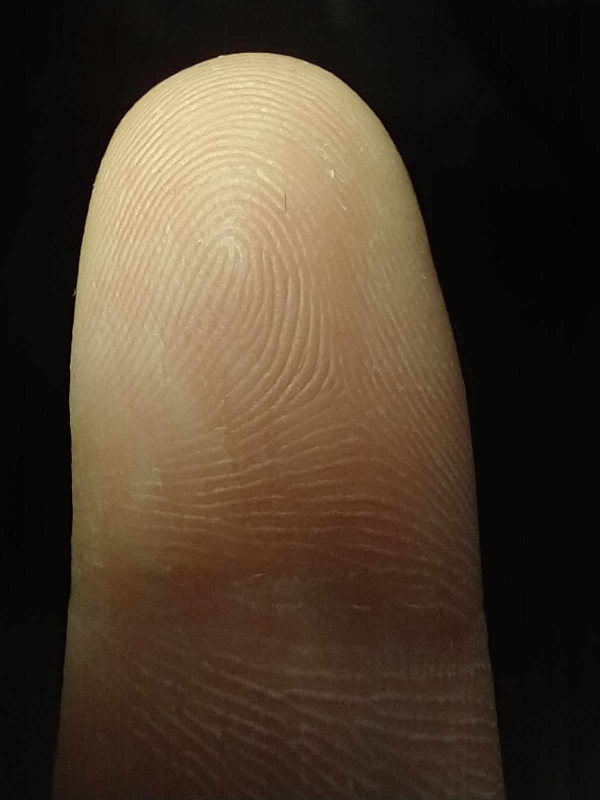
#> input picture Finger print test/finger.jpg, 1200 x 1600 px (shown at 1/2 size)
$ python finger_enhancer.py   (older library calls are emulated)
#> lines starting #> are read from the running program, lines starting #| are printed output that depends on the picture; after the words box and inside, x2 and y2 are one past the last pixel; in counts of white or black regions, pixels touching at a corner belong together
import cv2
import numpy as np

def create_gaborfilter():
    # This function is designed to produce a set of GaborFilters
    # an even distribution of theta values equally distributed amongst pi rad / 180 degree

    filters = []
    num_filters = 16
    ksize = 20  # The local area to evaluate
    sigma = 2.0  # Larger Values produce more edges
    lambd = 20.0
    gamma = 0
    psi = 0  # Offset value - lower generates cleaner results
    for theta in np.arange(0, np.pi, np.pi / num_filters):  # Theta is the orientation for edge detection
        kern = cv2.getGaborKernel((ksize, ksize), sigma, theta, lambd, gamma, psi, ktype=cv2.CV_64F)
        kern /= 1.0 * kern.sum()  # Brightness normalization
        filters.append(kern)
    return filters

def apply_filter(img, filters):
# This general function is designed to apply filters to our image

    # First create a numpy array the same size as our input image
    newimage = np.zeros_like(img)

    # Starting with a blank image, we loop through the images and apply our Gabor Filter
    # On each iteration, we take the highest value (super impose), until we have the max value across all filters
    # The final image is returned
    depth = -1 # remain depth same as original image

    for kern in filters:  # Loop through the kernels in our GaborFilter
        image_filter = cv2.filter2D(img, depth, kern)  #Apply filter to image

        # Using Numpy.maximum to compare our filter and cumulative image, taking the higher value (max)
        np.maximum(newimage, image_filter, newimage)
    return newimage

def extract_fingerprint(image_path):
    gfilters = create_gaborfilter()

    # 0. Load the image
    image = cv2.imread(image_path)
#> image is the input picture: shape (1600, 1200, 3); mean B, G, R 44.2, 59.5, 73.8

    # 1. Change contrast and brightness to 0.8 and 25
    contrast = 0.8
    brightness = 25
    adjusted = cv2.convertScaleAbs(image, alpha=contrast, beta=brightness)

    # 2. Convert from RGB to Gray
    gray = cv2.cvtColor(adjusted, cv2.COLOR_BGR2GRAY)

    # 3. Apply histogram equalization
    equalized = cv2.equalizeHist(gray)

    # 4. Normalize image
    normalized = cv2.normalize(equalized, None, alpha=0, beta=250, norm_type=cv2.NORM_MINMAX)

    # 5. Adaptive thresholding (gaussian c)
    adaptThresharg1 = 67
    adaptThresharg2 = 2
    thresh = cv2.adaptiveThreshold(normalized, 255, cv2.ADAPTIVE_THRESH_GAUSSIAN_C, cv2.THRESH_BINARY, adaptThresharg1, adaptThresharg2)
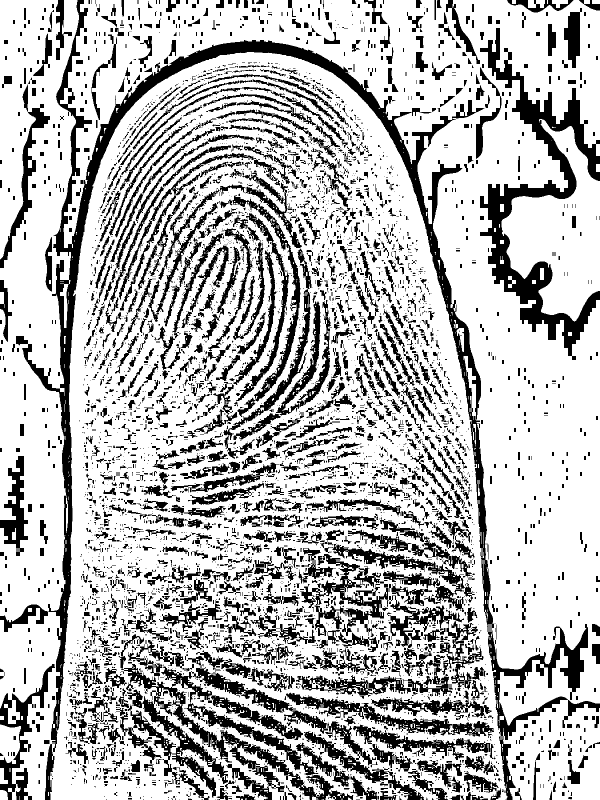
#> thresh: shape (1600, 1200) (shown at 1/2 size); 72.7% white; 5251 black regions (3530 under 20 px), largest, box (x1, y1, x2, y2) and area: (0, 0, 1200, 1600) 80255, (960, 56, 1200, 720) 34380, (242, 1328, 707, 1600) 19346

    # 6. Smoothing
    blurrArg = 5
    blurred = cv2.GaussianBlur(thresh, (5, 5), blurrArg)

    # 7. Change contrast and brightness to 1.7 and -40
    contrast2 = 1.7
    brightness2 = -40
    adjusted2 = cv2.convertScaleAbs(blurred, alpha=contrast2, beta=brightness2)

    # 8. Smoothing
    blurr2Arg = 5
    blurred2 = cv2.GaussianBlur(thresh, (5, 5), blurr2Arg)

    # Apply gabor filter
    gabor = apply_filter(blurred2, gfilters)

    # Equalize
    equalized2 = cv2.equalizeHist(gabor)
    equalized3 = cv2.equalizeHist(gabor)

    # Adaptive thresholding (gaussian c)
    adaptThresh2arg1 = 67
    adaptThresh2arg2 = 2
    thresh2 = cv2.adaptiveThreshold(equalized3, 255, cv2.ADAPTIVE_THRESH_GAUSSIAN_C, cv2.THRESH_BINARY, adaptThresh2arg1, adaptThresh2arg2)
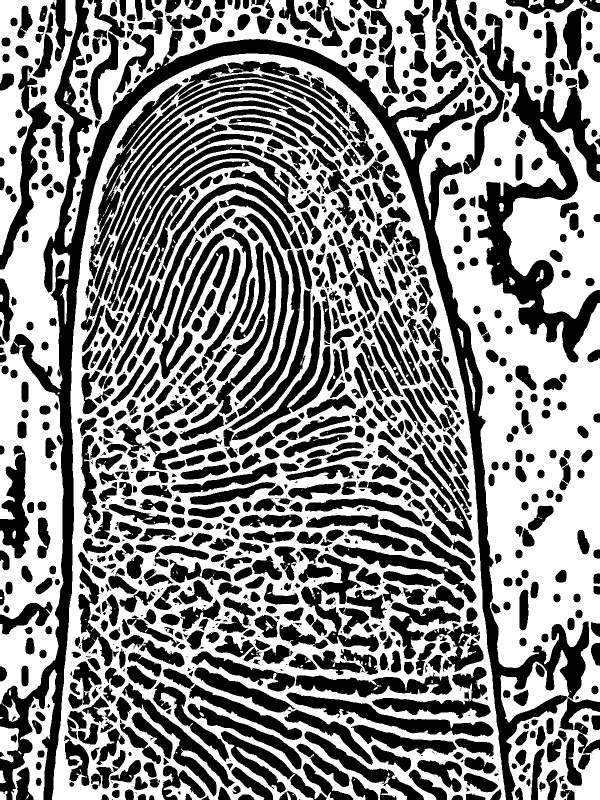
#> thresh2: shape (1600, 1200) (shown at 1/2 size); 53% white; 1340 black regions (364 under 20 px)

    # try extract finger based on contour, works but if the contour is not continous it breaks and shows the original

    # Apply a binary threshold to create a black and white image
    _, binary_image = cv2.threshold(thresh2, 128, 255, cv2.THRESH_BINARY)

    # Create a closing kernel
    closing_kernel_size = 1 # keep at low values
    closing_kernel = np.ones((closing_kernel_size, closing_kernel_size), np.uint8)
#> closing_kernel = [1]

    # Perform morphological closing to bridge small gaps in the contour
    closed_image = cv2.morphologyEx(closing_kernel, cv2.MORPH_CLOSE, closing_kernel)
#> closed_image = [1]

    # Find contours in the binary image
    contours, _ = cv2.findContours(binary_image, cv2.RETR_EXTERNAL, cv2.CHAIN_APPROX_SIMPLE)
#> contours = 48 contours, 23 with area under 20; largest, box (x1, y1, x2, y2) and area: (104, 107, 1012, 1600) 1073588, (129, 0, 1200, 1600) 394356, (0, 0, 154, 1409) 135856, (1005, 238, 1200, 638) 37843, (22, 1339, 114, 1600) 8322

    # Find the contour with the largest area
    largest_contour = max(contours, key=cv2.contourArea)
#> largest_contour = contour of 2751 points, box (x1, y1, x2, y2) (104, 107, 1012, 1600), area 1073588

    # Create an empty mask
    mask = np.zeros_like(thresh2)
#> mask: shape (1600, 1200); every value is 0

    # Draw the largest contour on the mask
    cv2.drawContours(mask, [largest_contour], -1, (255), thickness=cv2.FILLED)
#> mask: shape (1600, 1200); 56.1% white; 23 black regions (2 under 20 px), largest, box (x1, y1, x2, y2) and area: (0, 0, 1200, 1600) 817976, (442, 1462, 654, 1600) 6763, (609, 1463, 848, 1600) 5672

    # Extract the object using the mask
    result = cv2.bitwise_and(thresh2, mask)
#> result: shape (1600, 1200); 27.6% white; 248 white regions (221 under 20 px), largest, box (x1, y1, x2, y2) and area: (104, 107, 1012, 1600) 527521, (211, 330, 237, 377) 154, (531, 1241, 546, 1262) 130

    # Assign final variables
    inputImage = gray
    tracedImage = thresh2
    resultImage = blurred2

    # Resize images while maintaining aspect ratio
    height1, width1 = inputImage.shape
#> height1 = 1600; width1 = 1200
    height2, width2 = tracedImage.shape
#> height2 = 1600; width2 = 1200
    height3, width3 = resultImage.shape
#> height3 = 1600; width3 = 1200

    # Calculate new height for both images
    new_width = 400
    new_height = int(new_width * max(height1/width1, height2/width2))
#> new_height = 533

    inputImage = cv2.resize(inputImage, (new_width, new_height))
    tracedImage = cv2.resize(tracedImage, (new_width, new_height))
    resultImage = cv2.resize(resultImage, (new_width, new_height))

    # Group into horizontal layout
    horizontal = np.concatenate((inputImage, tracedImage, resultImage), axis=1)

    # Display the result
    cv2.imshow(image_path, horizontal)


# [8 lines of commented-out code are left out]
extract_fingerprint('finger.jpg')
#extract_fingerprint('finger_cropped.jpg')
extract_fingerprint('finger_piotr.jpg')
#> call 2 of extract_fingerprint, with image_path = 'finger_piotr.jpg'
#> the loop in create_gaborfilter (call 2), `for theta in np.arange(0, np.pi, np.pi / num_filters):` made 16 passes
#> theta on passes 2 to 13: 0.196, 0.393, 0.589, 0.785, 0.982, 1.18, 1.37, 1.57, 1.77, 1.96, 2.16, 2.36
#> after the loop in create_gaborfilter (call 2), `for theta in np.arange(0, np.pi, np.pi / num_filters):`:
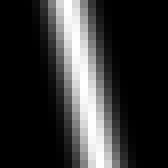
#> kern: shape (21, 21) float64 (shown 8 times larger); min -4.27e-05, max 0.0113, mean 0.00227; drawn with min black and max white
#> after the loop in create_gaborfilter (call 2), `for theta in np.arange(0, np.pi, np.pi / num_filters):`: filters = 16 items
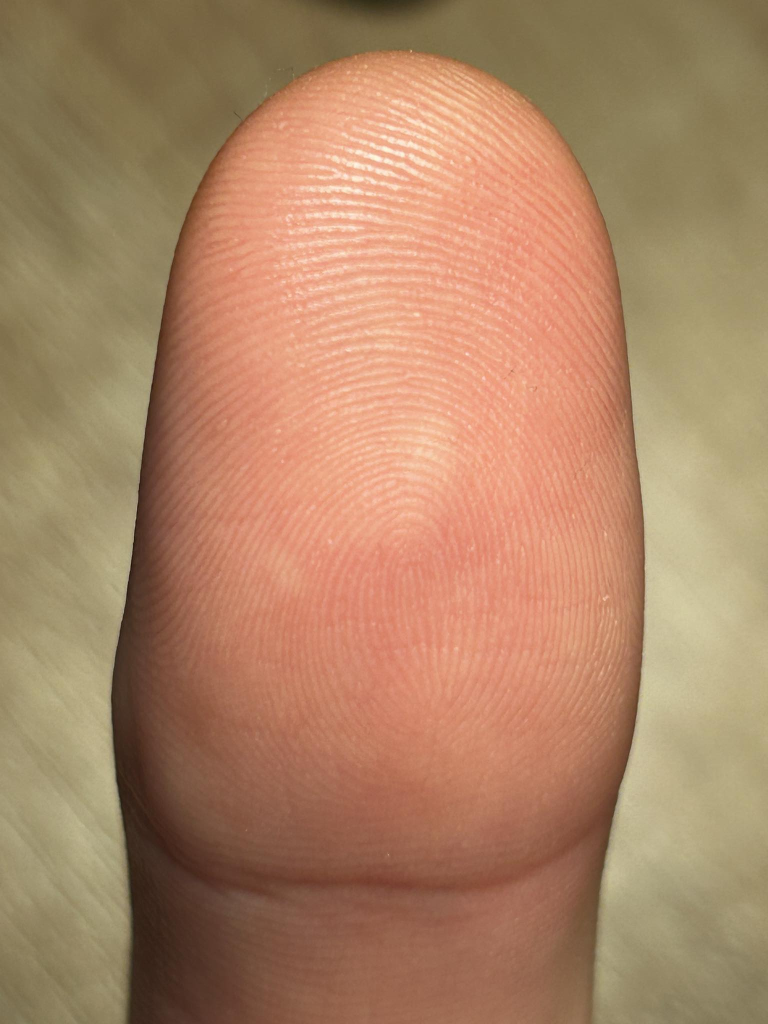
#> input picture Finger print test/finger_piotr.jpg, 1536 x 2048 px (shown at 1/2 size)
#> in extract_fingerprint, image is the input picture: shape (2048, 1536, 3); mean B, G, R 101.6, 132.7, 172.9
#> in extract_fingerprint (call 2), `thresh = cv2.adaptiveThreshold(normalized, 255, cv2.ADAPTIVE_THRESH_GA..`: thresh: shape (2048, 1536); 63.3% white; 10408 black regions (7480 under 20 px), largest, box (x1, y1, x2, y2) and area: (221, 63, 1290, 2048) 485918, (556, 1648, 1185, 1800) 18742, (513, 206, 945, 372) 9630
#> in apply_filter (call 2), `newimage = np.zeros_like(img)`: newimage: shape (2048, 1536); every value is 0
#> the loop in apply_filter (call 2), `for kern in filters:` made 16 passes
#> after the loop in apply_filter (call 2), `for kern in filters:`:
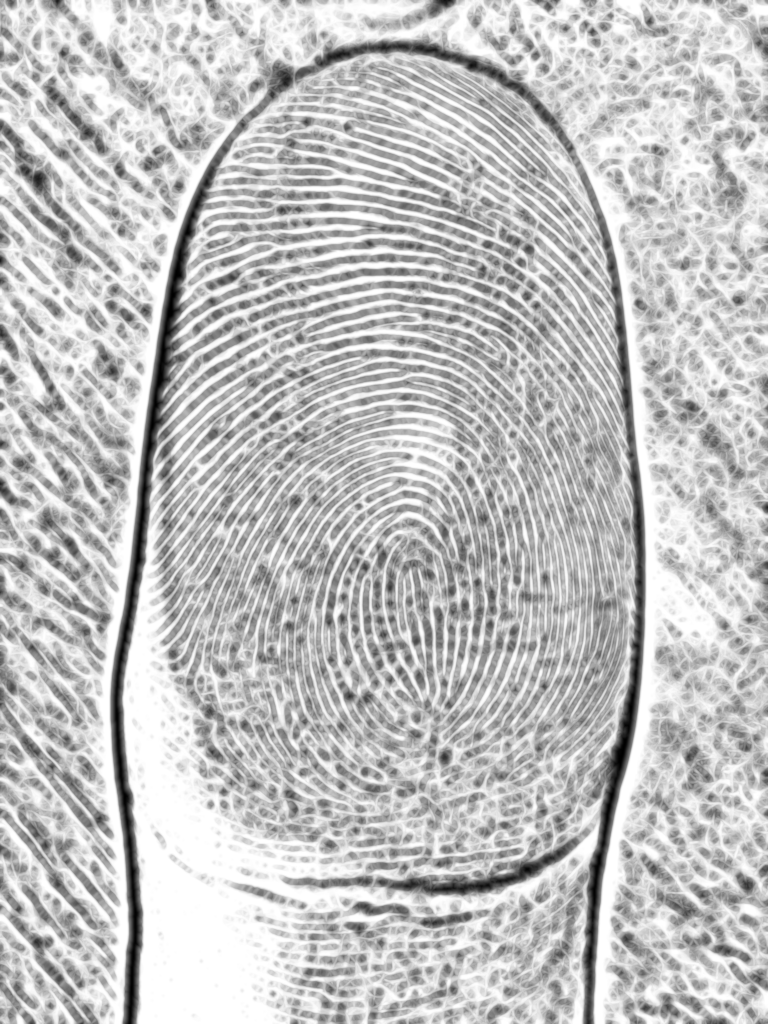
#> newimage: shape (2048, 1536) (shown at 1/2 size); min 0, max 255, mean 192.5
#> in extract_fingerprint (call 2), `thresh2 = cv2.adaptiveThreshold(equalized3, 255, cv2.ADAPTIVE_THRESH_G..`:
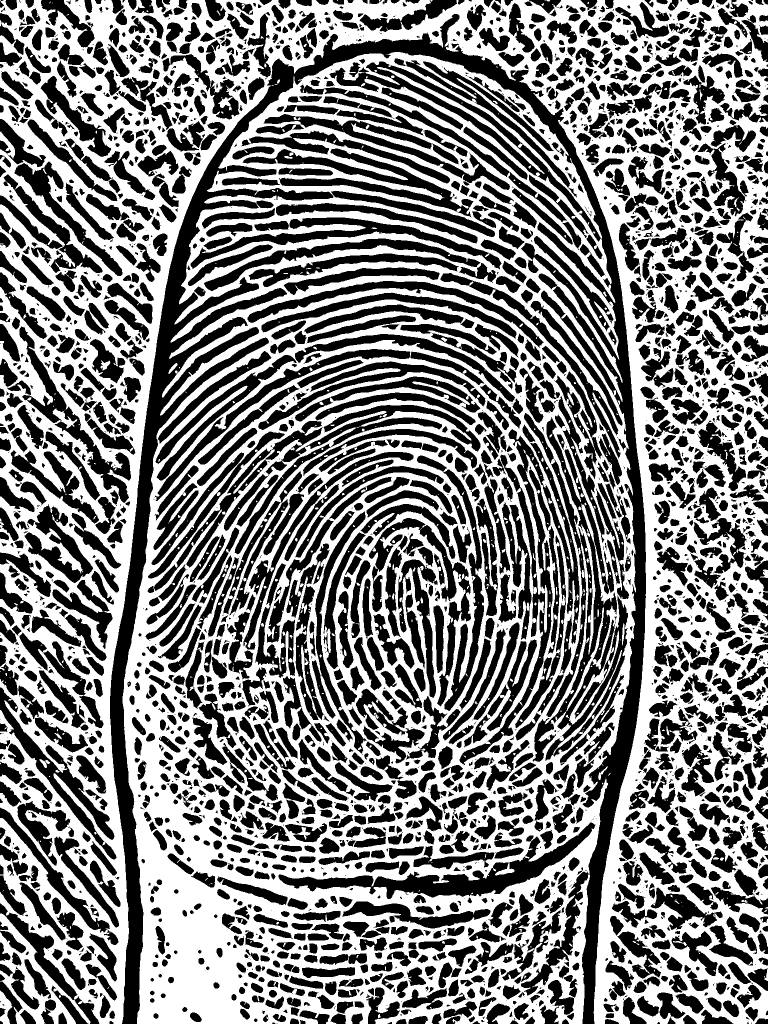
#> thresh2: shape (2048, 1536) (shown at 1/2 size); 50.4% white; 3166 black regions (1022 under 20 px)
#> in extract_fingerprint (call 2), `contours, _ = cv2.findContours(binary_image, cv2.RETR_EXTERNAL, cv2.CH..`: contours = 93 contours, 78 with area under 20; largest, box (x1, y1, x2, y2) and area: (245, 104, 1272, 2048) 1635425, (0, 0, 1536, 2048) 1207904, (0, 1827, 181, 2048) 12914, (0, 1981, 25, 2048) 836, (79, 1518, 100, 1536) 130
#> in extract_fingerprint (call 2), `largest_contour = max(contours, key=cv2.contourArea)`: largest_contour = contour of 5399 points, box (x1, y1, x2, y2) (245, 104, 1272, 2048), area 1635425
#> in extract_fingerprint (call 2), `cv2.drawContours(mask, [largest_contour], -1, (255), thickness=cv2.FIL..`: mask: shape (2048, 1536); 52.2% white; 20 black regions (2 under 20 px), largest, box (x1, y1, x2, y2) and area: (0, 0, 1536, 2048) 1497104, (733, 1975, 800, 2048) 2160, (973, 2007, 1021, 2048) 1029
#> in extract_fingerprint (call 2), `result = cv2.bitwise_and(thresh2, mask)`: result: shape (2048, 1536); 26.7% white; 530 white regions (419 under 20 px), largest, box (x1, y1, x2, y2) and area: (245, 104, 1272, 2048) 829168, (754, 134, 1089, 348) 2913, (602, 1290, 633, 1428) 680
#> in extract_fingerprint (call 2), `horizontal = np.concatenate((inputImage, tracedImage, resultImage), ax..`:
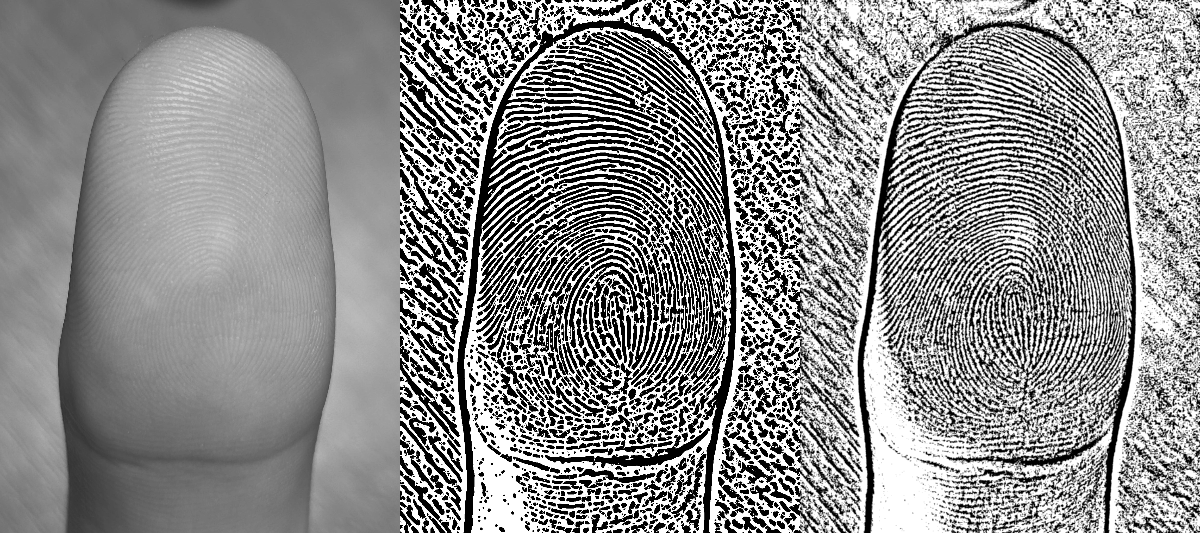
#> horizontal: shape (533, 1200); min 0, max 255, mean 142.5
# [5 lines of commented-out code are left out]

cv2.waitKey(0)
cv2.destroyAllWindows()
